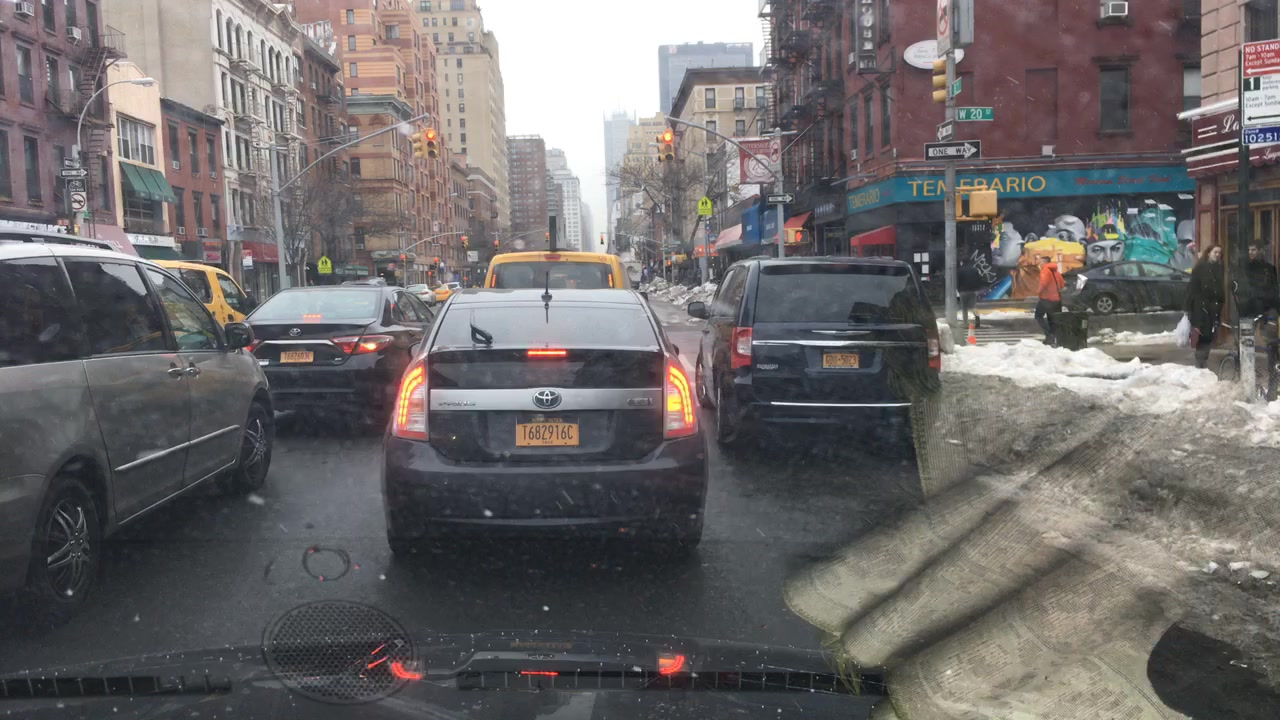
#> input picture data/test/1.jpg, 1280 x 720 px, given in place of 1.png, which was not available
$ jupyter execute --allow-errors Classification_external_dataset.ipynb   (text cells are left out)
#> lines starting #> are read from the running program, lines starting #| are printed output that depends on the picture; pictures that were not available may be replaced by others from this repository, and a replacement may not be noted
### src/feature_manager.py
import numpy as np
from skimage import io, transform, feature
from tqdm import tqdm


def spatial_bin(image, size):

    features = transform.resize(image, size).ravel()

    return features


# [9 lines left out: function color_hist, not called in this run]


def hog_hist(
        image,
        orientations, pixels_per_cell, cells_per_block,
        transform_sqrt, channel_axis=None
):
    features = feature.hog(
        image,
        orientations=orientations,
        pixels_per_cell=pixels_per_cell,
        cells_per_block=cells_per_block,
        transform_sqrt=transform_sqrt,
        channel_axis=channel_axis,
    )
    return features


# [88 lines left out: functions feature_extraction, feature_pipeline, feature_from_images_pipeline, not called in this run]

### notebooks/Classification_external_dataset.ipynb
[cell 1]
import sys
sys.path.append('../src')

from feature_manager import spatial_bin, color_hist, hog_hist

import os
import matplotlib.pyplot as plt
import numpy as np

import pickle
from tqdm import tqdm

from skimage import io, color

from sklearn.model_selection import (
    train_test_split,
    GridSearchCV
)
from sklearn.preprocessing import StandardScaler
from sklearn.svm import LinearSVC

data_path = '../data'

[cell 2]
vehicles_data_path = os.path.join(data_path, 'vehicles')
non_vehicles_data_path = os.path.join(data_path, 'non-vehicles')

[cell 3]
frame = io.imread(os.path.join(vehicles_data_path, '1.png'))
#> frame is the input picture: shape (720, 1280, 3); mean R, G, B 108.9, 105.4, 105.5

plt.imshow(frame)
plt.show()

[cell 4]
channel_axis = 2
channel_axis = None

orientations = 9
pixels_per_cell = (8, 8)
cells_per_block = (2, 2)
transform_sqrt = True

color_bins_n = 32
color_bins_range = (0, 256)

spatial_size = (32, 32)

[cell 5]
def feature_extraction(
    image,
    spatial_size,
    color_bins_n, color_bins_range,
    orientations, pixels_per_cell, cells_per_block, transform_sqrt,
    channel_axis=None
):

#> called with spatial_size = (32, 32), color_bins_n = 32, color_bins_range = (0, 256), orientations = 9, pixels_per_cell = (8, 8), cells_per_block = (2, 2), transform_sqrt = True
    features = []

    image = color.rgb2gray(image)
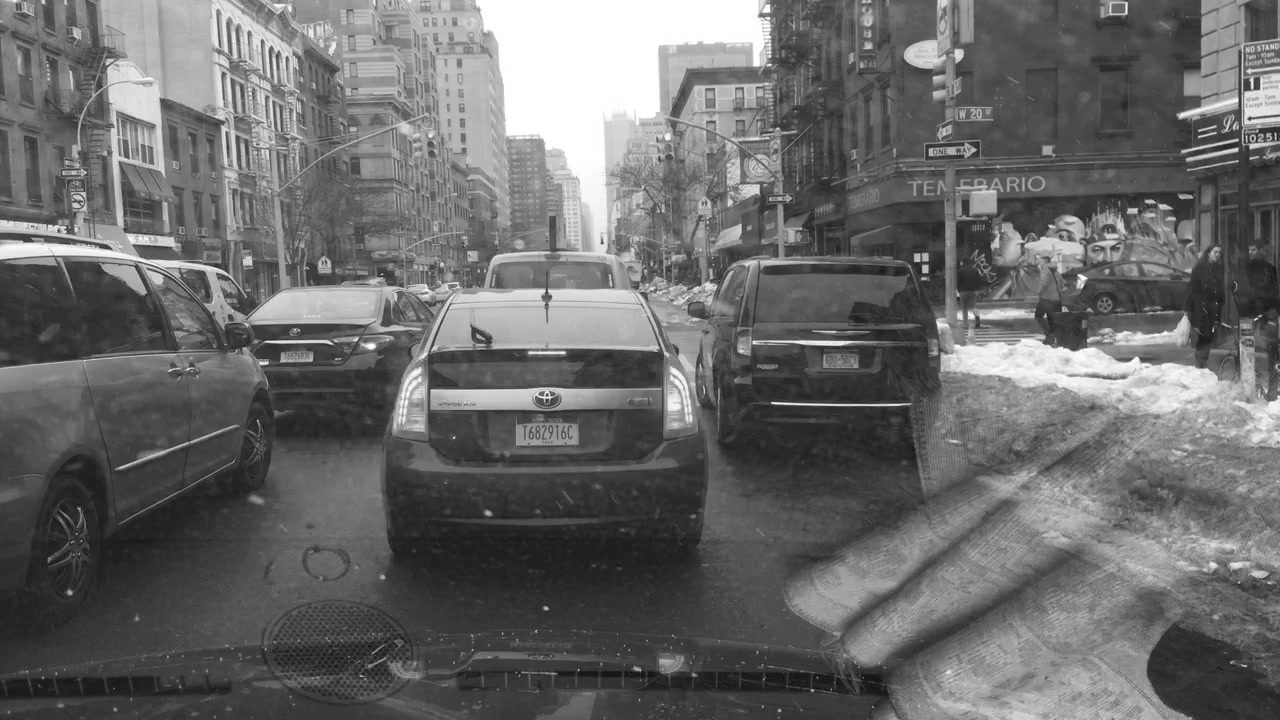
#> image: shape (720, 1280) float64; min 0.0558, max 1, mean 0.416

    spatial_features = spatial_bin(
        image,
        size=spatial_size
    )
#> in spatial_bin, `features = transform.resize(image, size).ravel()`: features = 1024 values, max 1 at index 14, min 0.136 at index 782, mean 0.416
#> spatial_features has the same summary as features in spatial_bin
    features.append(spatial_features)

    # [5 lines of commented-out code are left out]

    if channel_axis is not None:
        for channel in range(image.shape[channel_axis]):
            hog_features = hog_hist(
                image[:,:,channel],
                orientations=orientations, pixels_per_cell=pixels_per_cell, cells_per_block=cells_per_block,
                transform_sqrt=transform_sqrt
            )
            features.append(hog_features)
    else:
        hog_features = hog_hist(
                image,
                orientations=orientations, pixels_per_cell=pixels_per_cell, cells_per_block=cells_per_block,
                transform_sqrt=transform_sqrt
            )
        features.append(hog_features)

    return np.concatenate(features)

[cell 6]
features = feature_extraction(
    frame,
    spatial_size=(32, 32),
    color_bins_n=32, color_bins_range=(0, 256),
    orientations=9, pixels_per_cell=(8,8), cells_per_block=(2,2), transform_sqrt=True,
    channel_axis=None # None if gray 2 otherwise
)

features.shape
#> Out = (510460,)

[cell 7]
def load_classification_data(data_path, folder_name):

    image_paths = []
    labels = []

    path = os.path.join(data_path, folder_name)

    for file in os.listdir(path):
        image_paths.append(os.path.join(path, file))
        labels.append(folder_name)

    return np.array(image_paths), np.array(labels)

[cell 8]
image_paths, labels = load_classification_data(data_path, 'vehicles')

print(f"Images shape: {image_paths.shape}")
print(f"Labels shape: {labels.shape}")

print(f"Vehicle sample: {image_paths[0]}")

image_paths, labels = load_classification_data(data_path, 'non-vehicles')
#> pass 3 of the loop in load_classification_data, `for file in os.listdir(path):`:

print(f"Images shape: {image_paths.shape}")
print(f"Labels shape: {labels.shape}")

print(f"Non vehicle sample: {image_paths[0]}")

plt.imshow(io.imread(image_paths[0]))
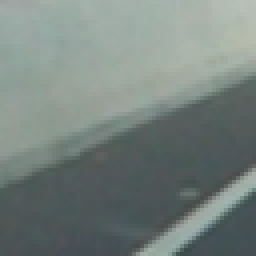
#> input picture data/non-vehicles/image1050.png, 64 x 64 px (shown 4 times larger)
plt.show()

[cell 9]
def feature_pipeline(
    image_paths,
    spatial_size,
    color_bins_n, color_bins_range,
    orientations, pixels_per_cell, cells_per_block, transform_sqrt,
    channel_axis=None
):

#> called with image_paths = array of shape (4,), spatial_size = (32, 32), color_bins_n = 32, color_bins_range = (0, 256), orientations = 9, pixels_per_cell = (8, 8), cells_per_block = (2, 2), transform_sqrt = True
    features = []

    for image_path in tqdm(image_paths):
        frame = io.imread(image_path)
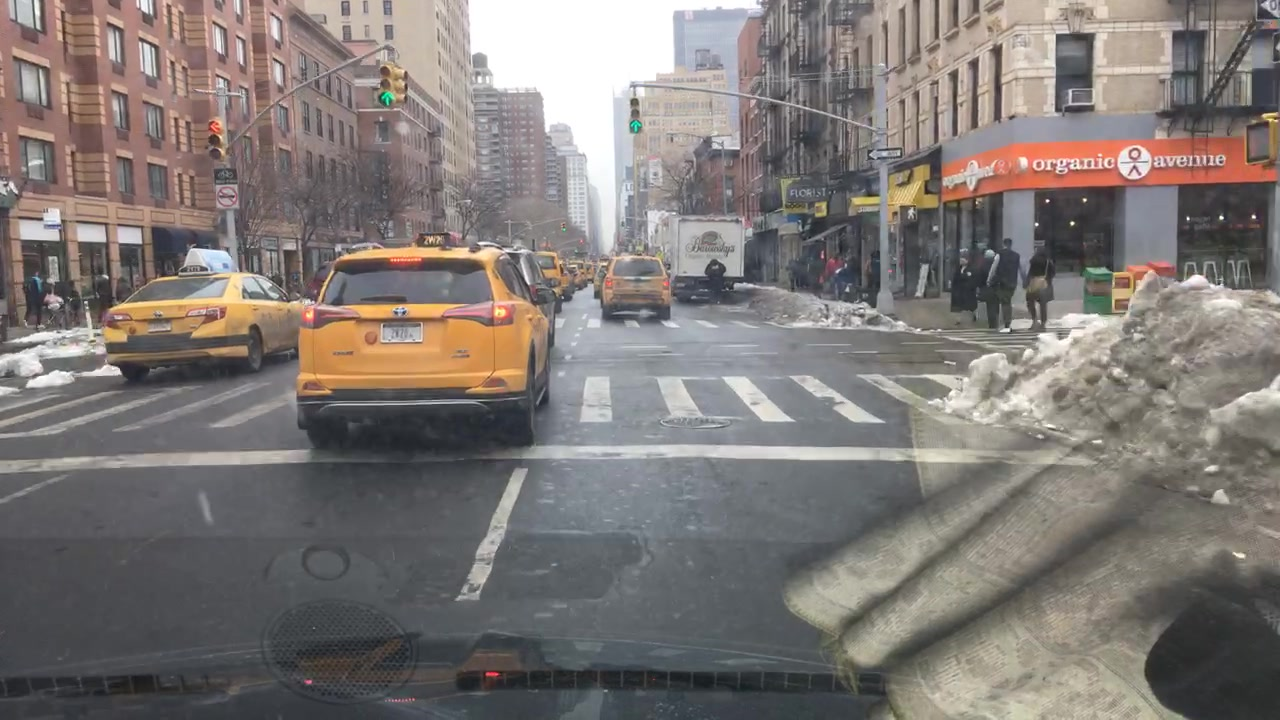
#> input picture data/test/101.jpg, 1280 x 720 px, given as the content of the folder ../data/vehicles, which was not available
#> frame is the input picture: shape (720, 1280, 3); mean R, G, B 127.2, 120.6, 117.5
        frame_features = feature_extraction(
            frame,
            spatial_size=spatial_size,
            color_bins_n=color_bins_n, color_bins_range=color_bins_range,
            orientations=orientations, pixels_per_cell=pixels_per_cell, cells_per_block=cells_per_block,
            transform_sqrt=transform_sqrt, channel_axis=channel_axis
        )
#> call 2 of feature_extraction, with spatial_size = (32, 32), color_bins_n = 32, color_bins_range = (0, 256), orientations = 9, pixels_per_cell = (8, 8), cells_per_block = (2, 2), transform_sqrt = True
#> in feature_extraction (call 2), `image = color.rgb2gray(image)`:
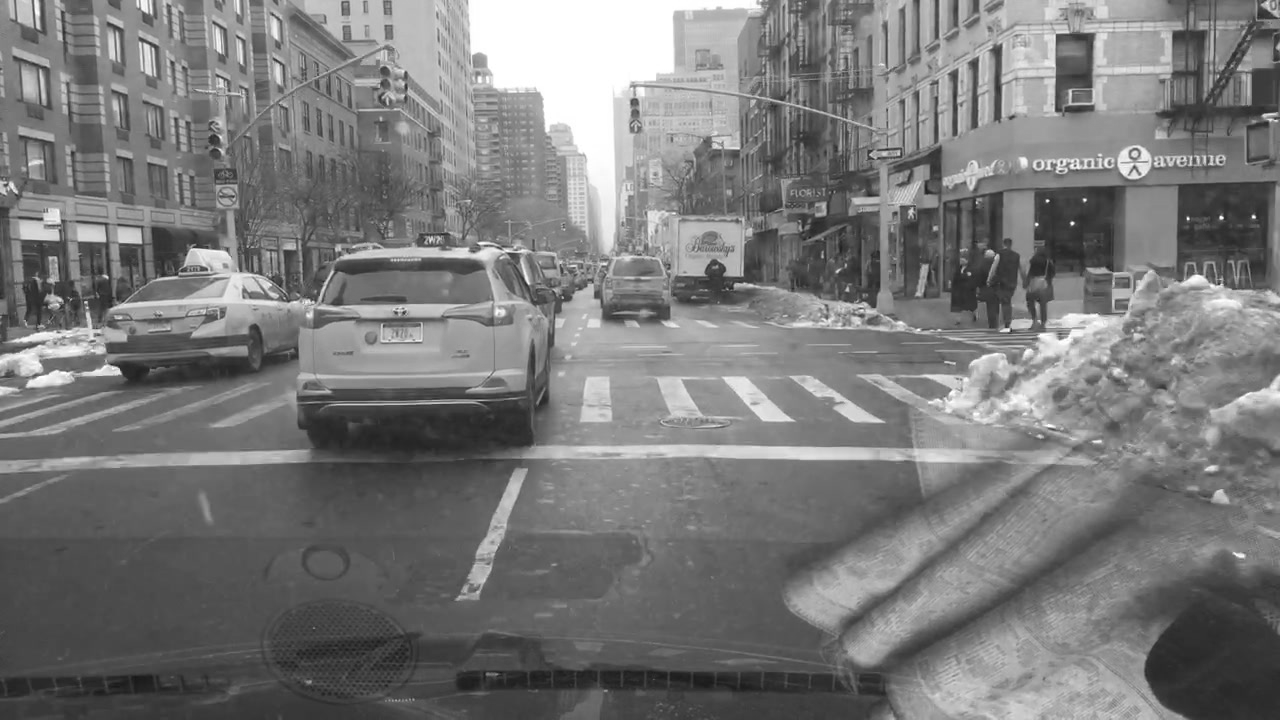
#> image: shape (720, 1280) float64; min 0.0885, max 1, mean 0.478
#> in feature_extraction (call 2), `spatial_features = spatial_bin( image, size=spatial_size )`: spatial_features = 1024 values, max 1 at index 14, min 0.183 at index 1023, mean 0.478
#> pass 3 of the loop in feature_pipeline, `for image_path in tqdm(image_paths):`:
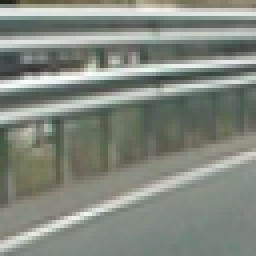
#> input picture data/non-vehicles/image1077.png, 64 x 64 px (shown 4 times larger)
#> in feature_pipeline, frame is the input picture: shape (64, 64, 3); mean R, G, B 130.8, 136.8, 127.1
#> in feature_extraction (call 4), `image = color.rgb2gray(image)`:
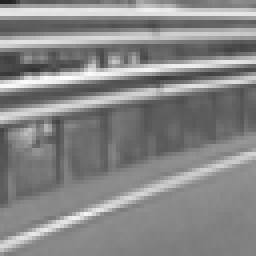
#> image: shape (64, 64) float64 (shown 4 times larger); min 0.128, max 1, mean 0.529
#> spatial_features = 1024 values, max 0.901 at index 322, min 0.255 at index 260, mean 0.529
#> hog_features = 1764 values, max 0.64 at index 1443, min 0 at index 1, mean 0.0977
#> frame_features = 2788 values, max 0.901 at index 322, min 0 at index 1025, mean 0.256
#> the loop made 4 passes; the first 3 are shown
        features.append(frame_features)

    features = np.array(features)

    return features
